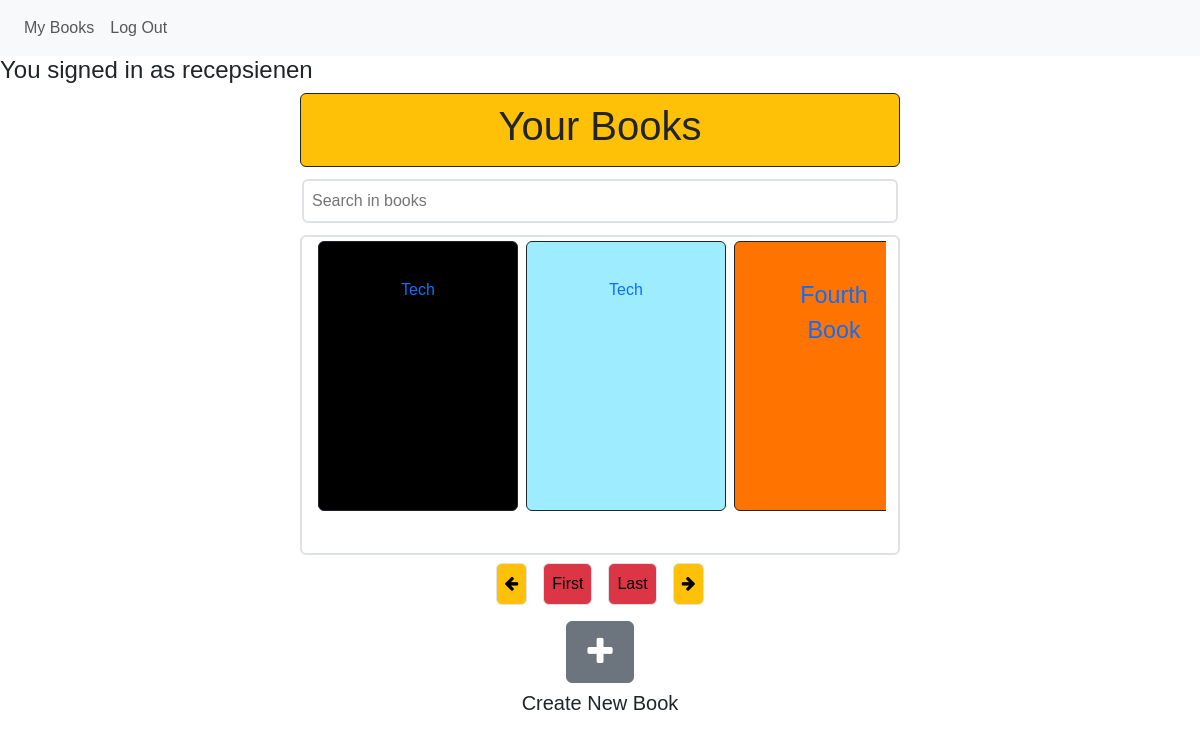
/ (signed in), run on an earlier commit of the app's database.
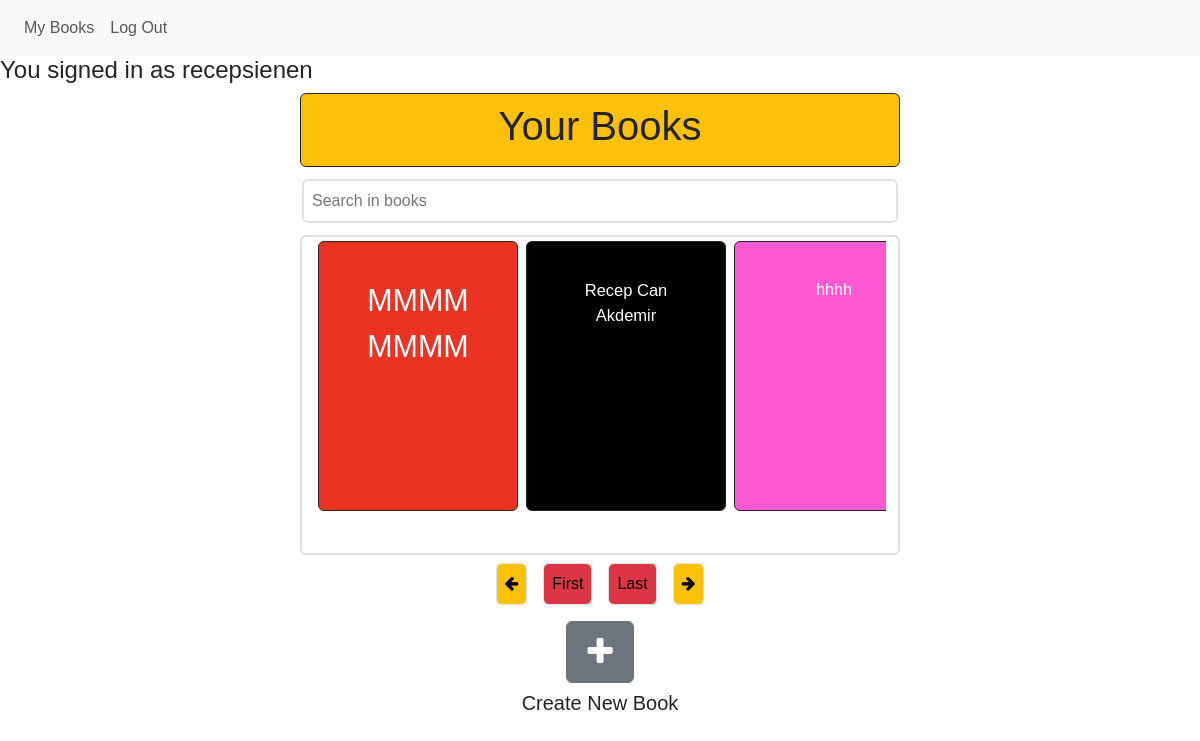
And on a later commit of the database.
### book/models.py (models this page shows, shortened)
class Book(models.Model):
    user = models.ForeignKey(User,on_delete=models.CASCADE, null=False,related_name="user")
    name = models.CharField(max_length=200, null=True)
    link_name = models.CharField(max_length=250,null=True)
    language = models.CharField(max_length=200, null=True)
    words_per_page = models.IntegerField(blank=True, null=True)
    cover_color = models.CharField(max_length=200,null=True)
    font_color = models.CharField(max_length=200,null=True)
    created_at = models.DateTimeField(auto_now_add=True)
    updated_at = models.DateTimeField(auto_now=True)

### book/views.py (the view)
# urls.py: path("", views.index, name = "index"),
def index(request):
    user = request.user
    books = None
    if user.is_authenticated:
        books = Book.objects.filter(user = user).order_by('-updated_at')
        return render(request, "book/index.html",{
        "user":user,
        "books":books,
        })
    else:
        return render(request,"book/login.html")

### book/templates/book/index.html (shortened to what this page needs)
{% extends "book/layout.html" %}
{% block body %}
    {% if user.is_authenticated %}
        <h4>You signed in as {{user.username}}</h4>
        <div id="container" class=" row d-flex justify-content-start h-100">
            <div id = "inner-container" class="h-25 position-relative">
                <div class="">
                    <div class="w-50 m-auto bg-warning rounded p-1 border border-dark">
                        <h1 class="text-center p-1">Your Books</h1>
                    </div>
                </div>
                <div class="">
                    <div class="w-100  mt-2 mb-2 p-1 d-flex justify-content-center">
                        <input id="filter-books" type="text" class="m-auto w-50 border rounded border-2 p-2" placeholder="Search in books">
                    </div>
                </div>
            <div id = "book-view-container" class="border border-2 rounded w-50  m-auto text-center d-flex row align-items-center">
                <div id="books-view" class="h-100 w-100">
                    <div id="books-line" class="h-100 w-100">
                            {% for book in books %}
                            <a href="{% url 'book_content' username=user.username book_name=book.link_name%}" id="{{ book.id }}" class="m-1 rounded book text-decoration-none border border-dark" style="background-color: {{ book.cover_color }}; color:{{book.font_color}}">
                                <p class="book-title p-3" style="color:{{book.font_color}}">{{ book.name |truncatechars:30 }}</p>
                            </a>
                            {% endfor %}
                    </div>
                </div>
            </div>
                <div class="d-flex row justify-content-center">
                    <div class="d-flex m-auto justify-content-center">
                        <button id = "nxt-btn" class="p-2 bg-warning rounded m-2 border border-none"><i class="fa fa-arrow-left" aria-hidden="true"></i></button>
                        <button id = "beg-btn" class="p-2 bg-danger rounded m-2 border border-none">First</button>
                        <button id = "end-btn" class="p-2 bg-danger rounded m-2 border border-bone">Last</button>
                        <button id = "pre-btn" class="p-2 bg-warning rounded m-2 border border-bone"><i class="fa fa-arrow-right" aria-hidden="true"></i></button>
                    </div>
                    <div id="create-book-view" class="d-flex row text-center">
                        <div class="h-50">
                            <div class="m-2">
                                <div id="create-btn" class="btn btn-secondary"><i class="fa fa-plus p-2 fa-2x" aria-hidden="true"></i></div>
                            </div>
                            <div class="m-2">
                                <h5>Create New Book</h5>
                            </div>
                        </div>
                    </div>
                </div>
            </div>
        <div id="notebook-page-view">
        </div>
    </div>
    {% endif %}
{% endblock %}

What changed in the data, as far as the page shows it:
removed Book: name "Tech"
removed Book: name "Tech"
removed Book: name "Fourth Book"
added Book: name "MMMM MMMM", font_color "#FFFFFF" (drawn), link_name "MMMM-MMMM" (drawn)
added Book: name "Recep Can Akdemir", font_color "#FFFFFF" (drawn)
added Book: name "hhhh", font_color "#FFFFFF" (drawn), link_name "hhhh" (drawn)
